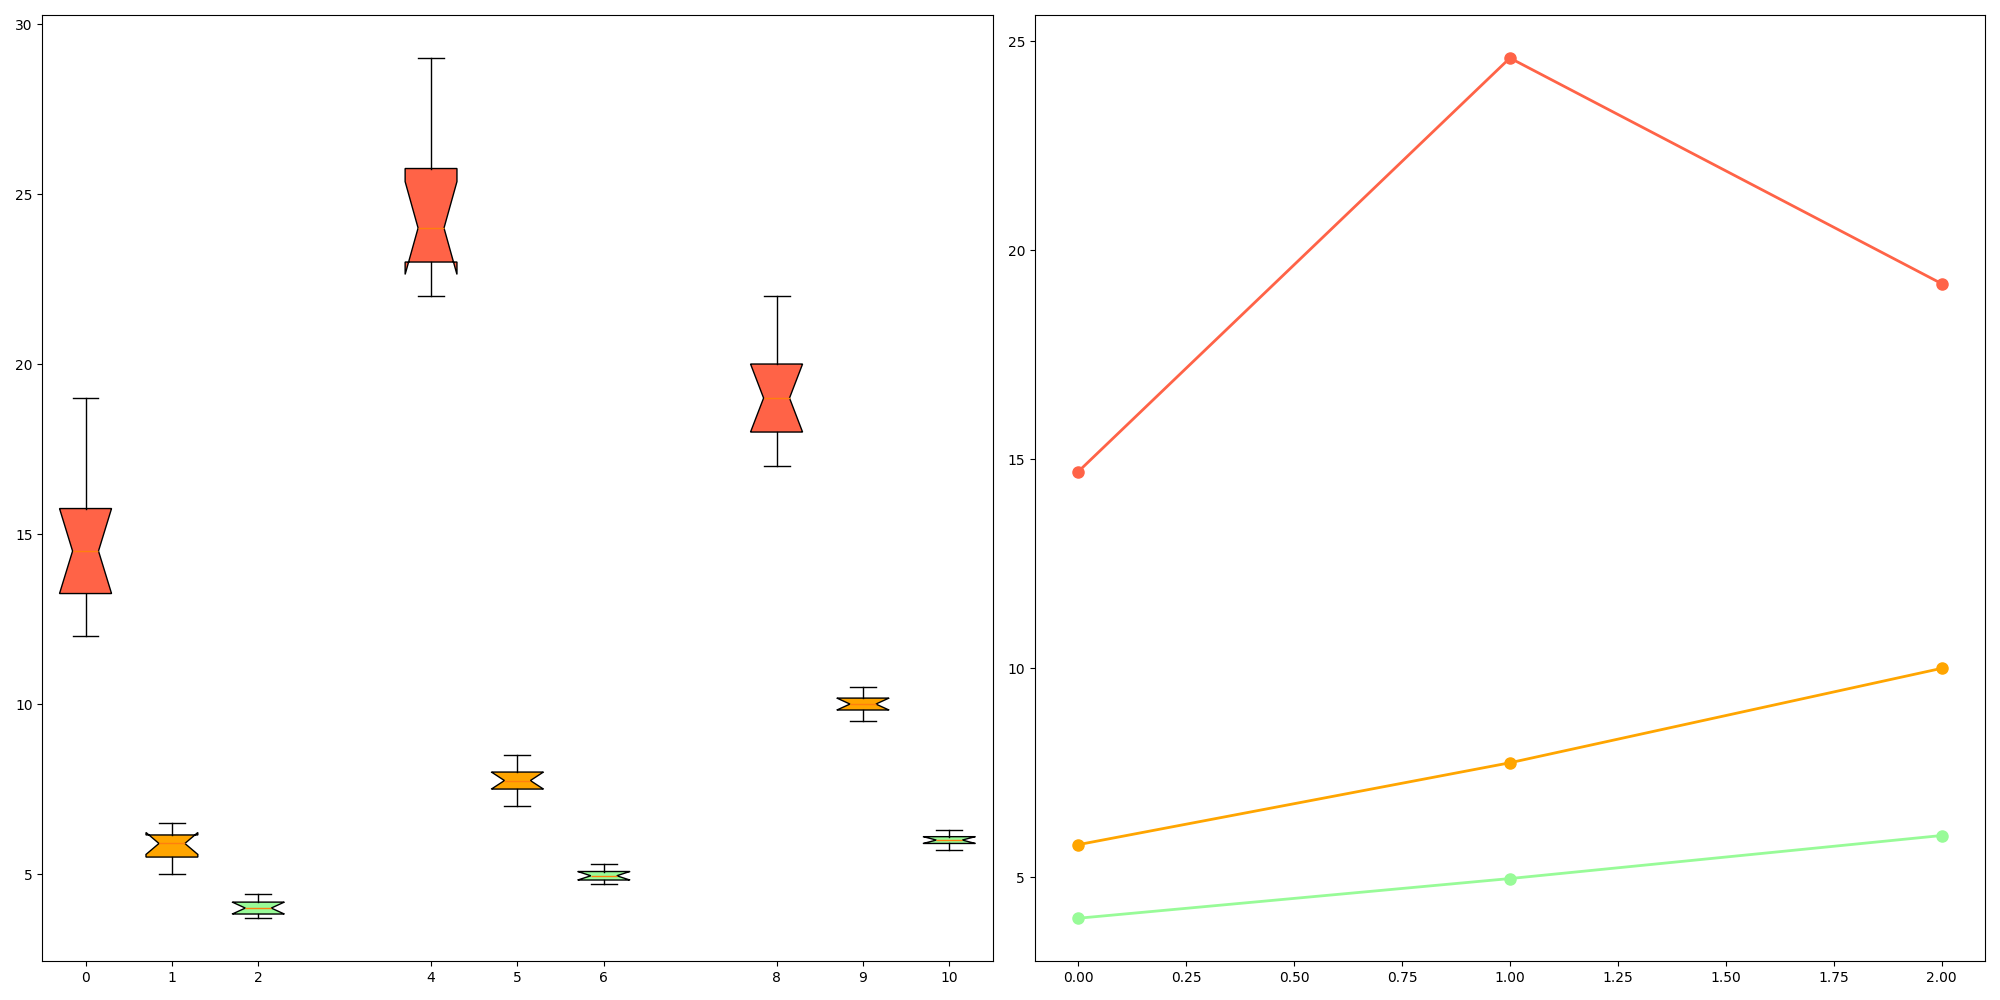

Write Python code to recreate this figure.
import matplotlib.pyplot as plt
import numpy as np

tomato_yields = [[13, 14, 12, 15, 16, 15, 12, 17, 19, 14],
                 [24, 23, 22, 26, 25, 23, 29, 22, 28, 24],
                 [19, 18, 18, 20, 21, 17, 22, 20, 18, 19]]

carrot_yields = [[6.5, 6, 5, 5.5, 6, 5.8, 5, 6.2, 6.3, 5.5],
                 [7.7, 7.5, 8, 7.2, 8.5, 8, 7, 7.8, 8.2, 7.5],
                 [10.3, 9.8, 10, 9.5, 10.1, 10.2, 10, 10.5, 9.7, 9.9]]

lettuce_yields = [[4.2, 4.1, 3.9, 4.3, 3.8, 4.4, 4, 4, 3.7, 3.8],
                  [4.8, 5.2, 5.3, 4.9, 5.1, 4.8, 5, 4.9, 5, 4.7],
                  [6.2, 6, 5.8, 6.3, 5.9, 6.1, 5.9, 6, 6.1, 5.7]]

seasonal_averages = {
    'Spring': [np.mean(tomato_yields[0]), np.mean(carrot_yields[0]), np.mean(lettuce_yields[0])],
    'Summer': [np.mean(tomato_yields[1]), np.mean(carrot_yields[1]), np.mean(lettuce_yields[1])],
    'Autumn': [np.mean(tomato_yields[2]), np.mean(carrot_yields[2]), np.mean(lettuce_yields[2])],
}

data = [tomato_yields, carrot_yields, lettuce_yields]
colors = ['#FF6347', '#FFA500', '#98FB98']
fig, axes = plt.subplots(1, 2, figsize=(20, 10))
positions = np.array(range(3)) * 4

for i, yields in enumerate(data):
    pos = positions + i
    bp = axes[0].boxplot(yields, positions=pos, widths=0.6, patch_artist=True, notch=True)
    for patch, color in zip(bp['boxes'], [colors[i]] * 3):
        patch.set_facecolor(color)

x_pos = np.arange(3)
average_values = [
    [season[0] for season in seasonal_averages.values()],
    [season[1] for season in seasonal_averages.values()],
    [season[2] for season in seasonal_averages.values()]
]

for i in range(3):
    axes[1].plot(x_pos, average_values[i], marker='o', linestyle='-', linewidth=2, markersize=8, color=colors[i])

plt.tight_layout()
plt.show()
